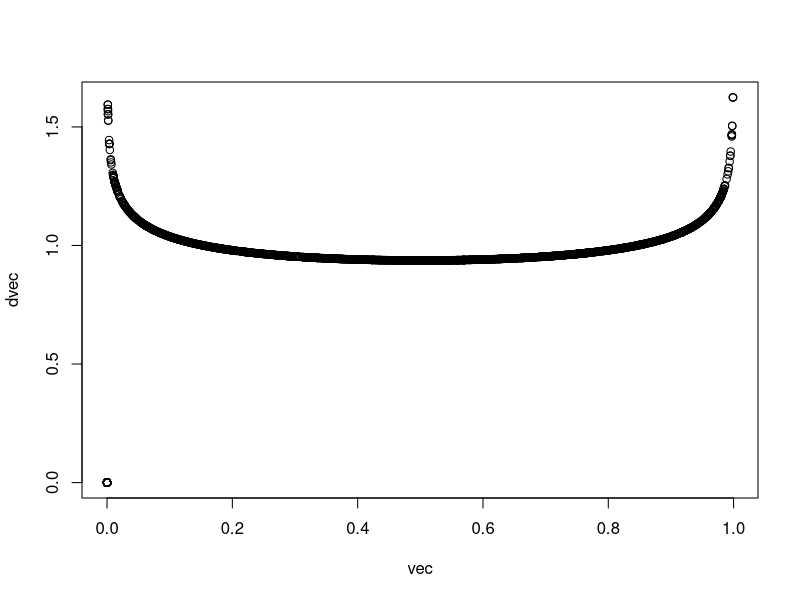
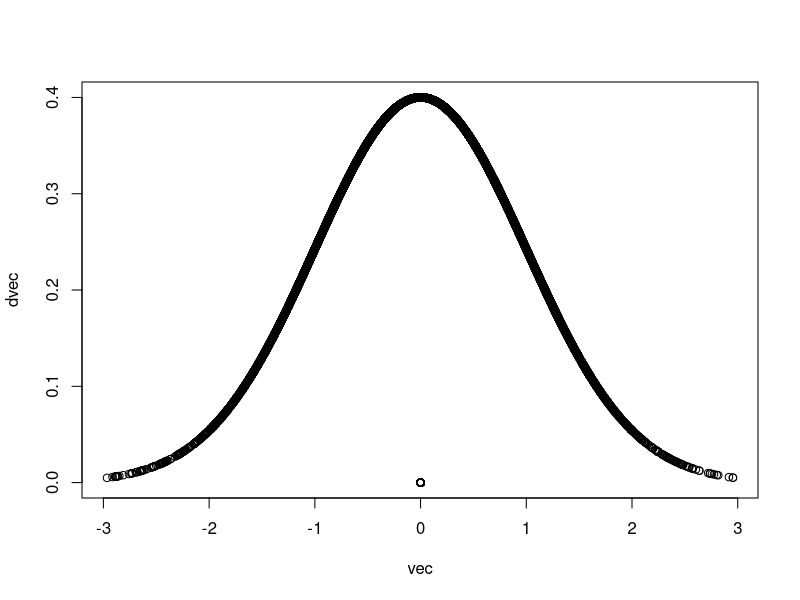
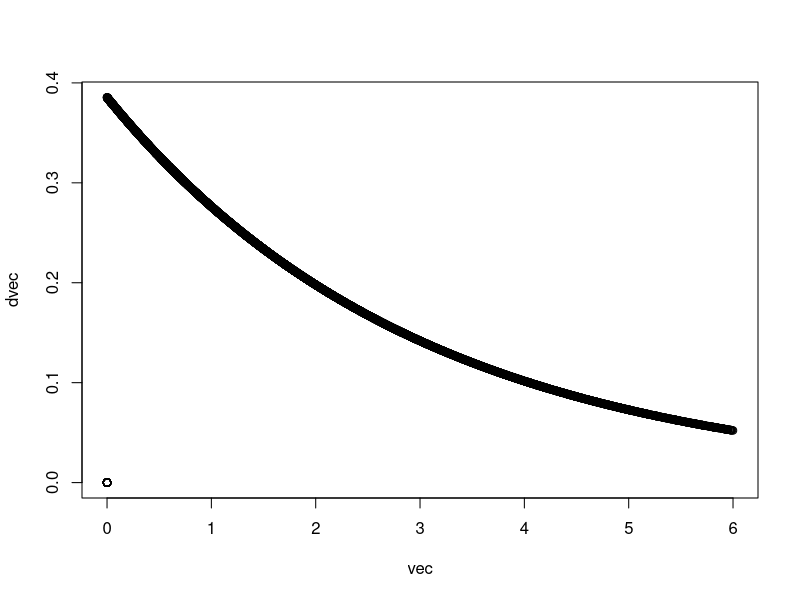
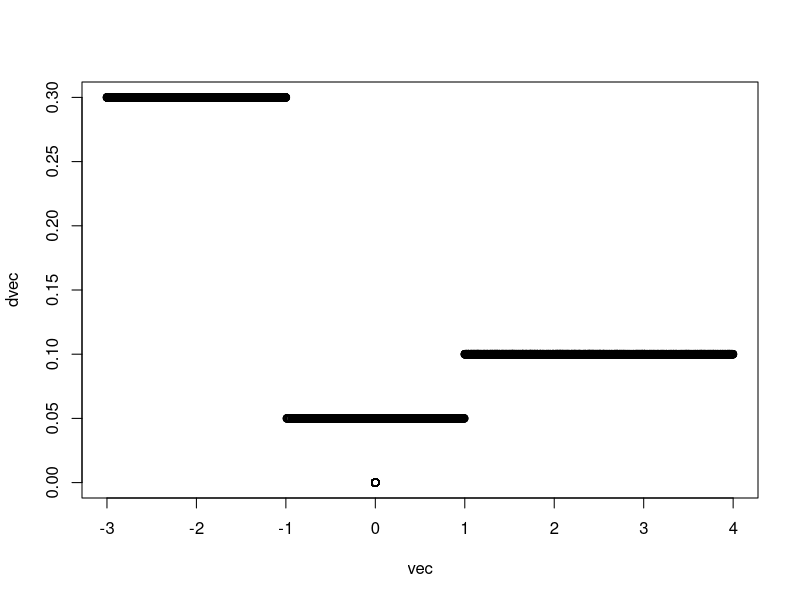
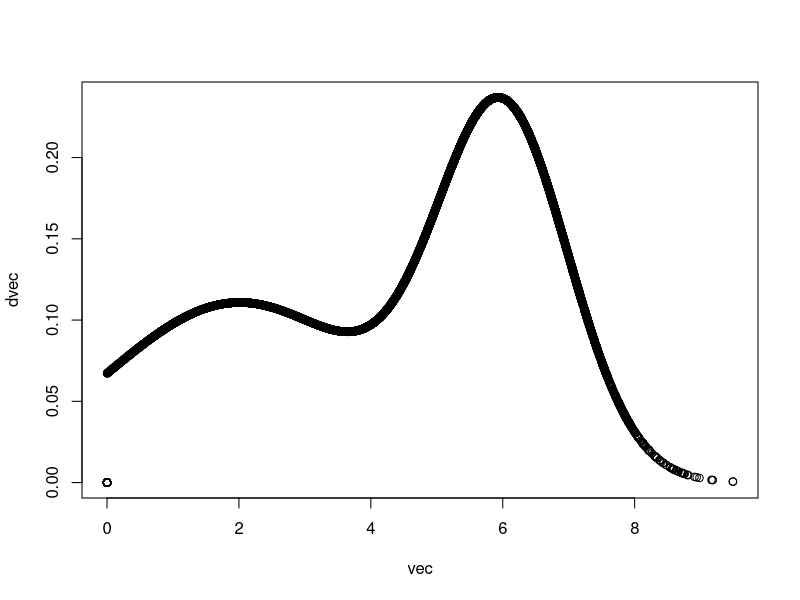
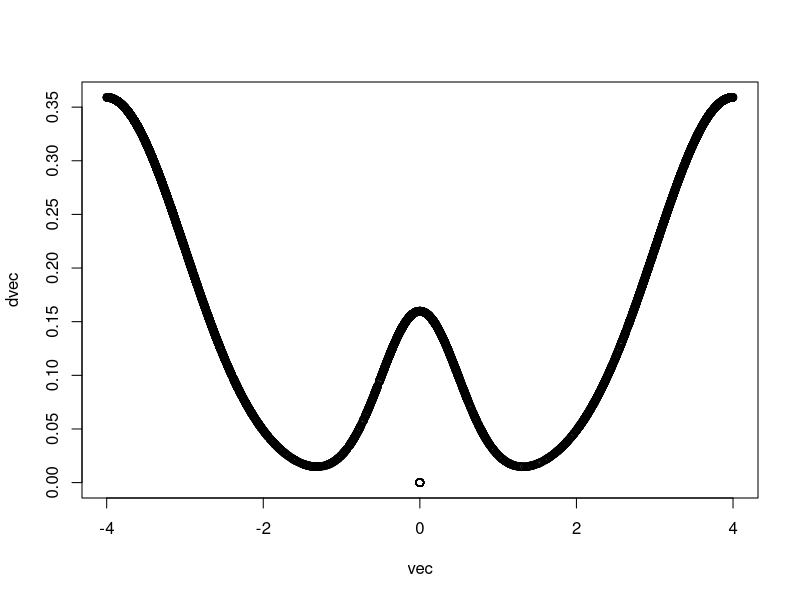

Write R code to recreate these figures, in order.
#Add factors to increase and decrease acc prob

mh = function(n, dfunc, range, mc.cores=FALSE){ 
  
  stopifnot(is.function(dfunc) & is.numeric(n))
  
  x=runif(1,range[1],range[2])
  vec=rep(0,n)
  dvec=rep(0,n)
  vec[1]=x
  dvec[1]=dfunc(x)
  
  for(i in 2:n)
  {
    sample=rnorm(1,x,2)
    
    if(sample>range[1] & sample<range[2]){
      acc=dfunc(sample)/dfunc(x)
      
      vec[i]=x
      dvec[i]=dfunc(x)
      if(acc>runif(1,0,1))
      {
        x=sample
        vec[i]=x
        dvec[i]=dfunc(x)
      }
    }
  }
  
  p=plot(vec,dvec)
  
  return(p)
}

## test samples
#beta 0.9, 0.9
dbetann = function(x)
{
  dbeta(x,0.9,0.9)
}

#truncated normal
dtnorm = function(x)
{
  ifelse(x < -3 | x > 3, 0, dnorm(x)/0.9973002)
}

#truncated exponential
dtexp = function(x)
{
  ifelse(x < 0 | x > 6, 0, dexp(x, rate=1/3)/0.8646647)
}

#uniform mixture
dunif_mix = function(x)
{
  ifelse(x >= -3 & x < -1, 0.6*dunif(x,-3,-1),
         ifelse(x >= -1 & x <  1, 0.1*dunif(x,-1, 1),
                ifelse(x >=  1 & x <  4, 0.3*dunif(x, 1, 4), 
                       0)))
}

#truncated normal mixture 1
dtnorm_mix1 = function(x)
{
  ifelse(x < 0 | x > 10, 
         0, 
         ( 0.5*dnorm(x,mean=2,sd=2)
           +0.5*dnorm(x,mean=6,sd=1))/0.90059152)
}

#truncated normal mixture 2
dtnorm_mix2 = function(x)
{
  ifelse(x < -4 | x > 4, 
         0, 
         ( 0.45*dnorm(x,mean=-4)
           +0.45*dnorm(x,mean= 4)
           +0.1 *dnorm(x,mean= 0,sd=0.5))/0.4999683)
}

mh(n=10000, dfunc=dbetann, range=c(0,1), mc.cores=FALSE)
mh(n=10000, dfunc=dtnorm, range=c(-3,3), mc.cores=FALSE)
mh(n=10000, dfunc=dtexp, range=c(0,6), mc.cores=FALSE)
mh(n=10000, dfunc=dunif_mix, range=c(-3,4), mc.cores=FALSE)
mh(n=10000, dfunc=dtnorm_mix1, range=c(0,10), mc.cores=FALSE)
mh(n=10000, dfunc=dtnorm_mix2, range=c(-4,4), mc.cores=FALSE)
